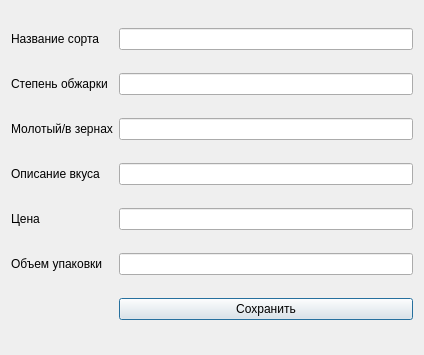
<?xml version="1.0" encoding="UTF-8"?>
<ui version="4.0">
 <class>Dialog</class>
 <widget class="QDialog" name="Dialog">
  <property name="geometry">
   <rect>
    <x>0</x>
    <y>0</y>
    <width>424</width>
    <height>355</height>
   </rect>
  </property>
  <property name="windowTitle">
   <string>Dialog</string>
  </property>
  <layout class="QGridLayout" name="gridLayout">
   <item row="0" column="1">
    <widget class="QLineEdit" name="lineEdit">
     <property name="font">
      <font>
       <pointsize>9</pointsize>
      </font>
     </property>
    </widget>
   </item>
   <item row="2" column="1">
    <widget class="QLineEdit" name="lineEdit_2">
     <property name="font">
      <font>
       <pointsize>9</pointsize>
      </font>
     </property>
    </widget>
   </item>
   <item row="4" column="1">
    <widget class="QLineEdit" name="lineEdit_3">
     <property name="font">
      <font>
       <pointsize>9</pointsize>
      </font>
     </property>
    </widget>
   </item>
   <item row="6" column="1">
    <widget class="QLineEdit" name="lineEdit_4">
     <property name="font">
      <font>
       <pointsize>9</pointsize>
      </font>
     </property>
    </widget>
   </item>
   <item row="7" column="1">
    <widget class="QLineEdit" name="lineEdit_5">
     <property name="font">
      <font>
       <pointsize>9</pointsize>
      </font>
     </property>
    </widget>
   </item>
   <item row="8" column="1">
    <widget class="QLineEdit" name="lineEdit_6">
     <property name="font">
      <font>
       <pointsize>9</pointsize>
      </font>
     </property>
    </widget>
   </item>
   <item row="0" column="0">
    <widget class="QLabel" name="label">
     <property name="font">
      <font>
       <pointsize>9</pointsize>
      </font>
     </property>
     <property name="text">
      <string>Название сорта</string>
     </property>
    </widget>
   </item>
   <item row="2" column="0">
    <widget class="QLabel" name="label_2">
     <property name="font">
      <font>
       <pointsize>9</pointsize>
      </font>
     </property>
     <property name="text">
      <string>Степень обжарки</string>
     </property>
    </widget>
   </item>
   <item row="4" column="0">
    <widget class="QLabel" name="label_3">
     <property name="font">
      <font>
       <pointsize>9</pointsize>
      </font>
     </property>
     <property name="text">
      <string>Молотый/в зернах</string>
     </property>
    </widget>
   </item>
   <item row="6" column="0">
    <widget class="QLabel" name="label_4">
     <property name="font">
      <font>
       <pointsize>9</pointsize>
      </font>
     </property>
     <property name="text">
      <string>Описание вкуса</string>
     </property>
    </widget>
   </item>
   <item row="7" column="0">
    <widget class="QLabel" name="label_5">
     <property name="font">
      <font>
       <pointsize>9</pointsize>
      </font>
     </property>
     <property name="text">
      <string>Цена</string>
     </property>
    </widget>
   </item>
   <item row="8" column="0">
    <widget class="QLabel" name="label_6">
     <property name="font">
      <font>
       <pointsize>9</pointsize>
      </font>
     </property>
     <property name="text">
      <string>Объем упаковки</string>
     </property>
    </widget>
   </item>
   <item row="9" column="1">
    <widget class="QPushButton" name="pushButton">
     <property name="font">
      <font>
       <pointsize>9</pointsize>
      </font>
     </property>
     <property name="text">
      <string>Сохранить</string>
     </property>
    </widget>
   </item>
   <item row="9" column="0">
    <widget class="QLabel" name="message">
     <property name="font">
      <font>
       <pointsize>9</pointsize>
      </font>
     </property>
     <property name="text">
      <string/>
     </property>
    </widget>
   </item>
  </layout>
 </widget>
 <resources/>
 <connections/>
</ui>
